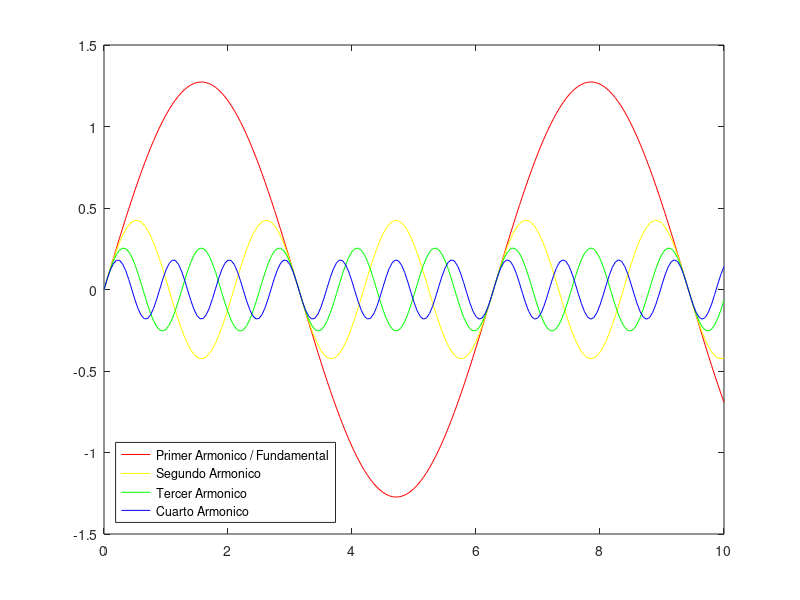

Reproduce this figure in MATLAB.

t=0:.05:10;
y=(4/pi)*sin(t);
plot(t,y,'r')
hold on


x=sin(t*3)/3;
y=(4/pi)*x;
plot(t,y,'y');
hold on


x=sin(t*5)/5;
y=(4/pi)*x;
plot(t,y,'g');
hold on

x=sin(t*7)/7;
y=(4/pi)*x;
plot(t,y,'b');
legend('Primer Armonico / Fundamental','Segundo Armonico','Tercer Armonico','Cuarto Armonico','Location','southwest');

